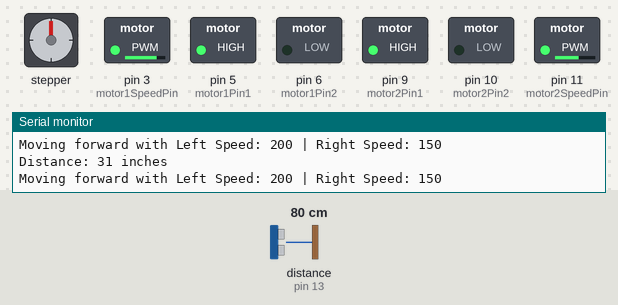
Bench run of a sketch on a simulated Arduino Uno, built with avr-gcc and run on an emulated ATmega328P. Parts: stepper motor, switched loads named in the sketch (green lamp = pin HIGH), the last lines printed to the serial monitor. Inputs (shaded band) come from the test bench; at power-on: distance to the obstacle (sensor on pin 13) 80 cm. The echo pulse lasts 58.3 µs per cm; stepper angles assume 2048 steps per turn.

Above: at 1.2 s.
1.3 s: distance to the obstacle (sensor on pin 13) set to 19 cm
2.8 s: distance to the obstacle (sensor on pin 13) set to 16 cm
At 5.3 s:
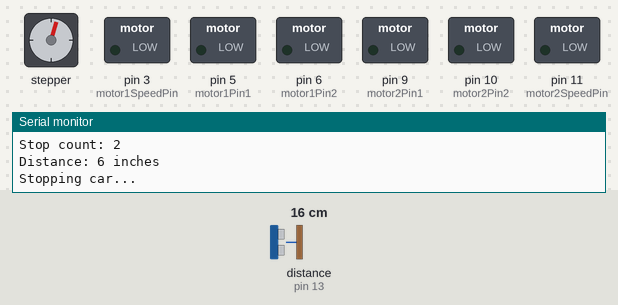
5.8 s: distance to the obstacle (sensor on pin 13) set to 30 cm
8.8 s: distance to the obstacle (sensor on pin 13) set to 36 cm
At 11.0 s:
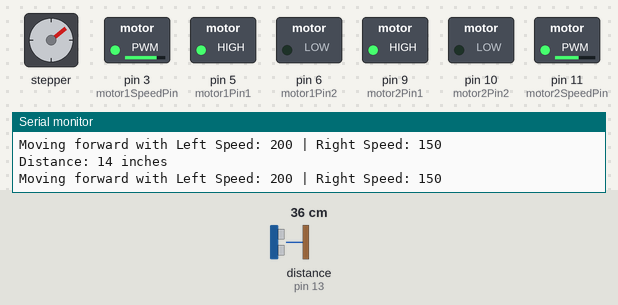
11.3 s: distance to the obstacle (sensor on pin 13) set to 2 cm
At 13.2 s:
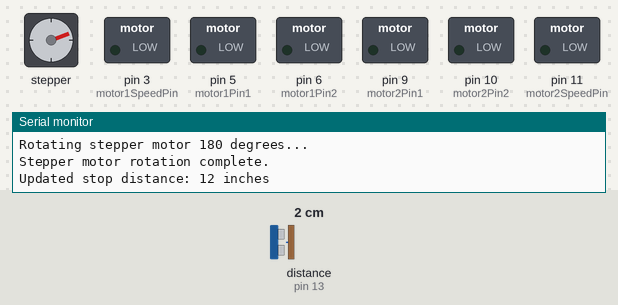
14.3 s: distance to the obstacle (sensor on pin 13) set to 120 cm
At 17.3 s:
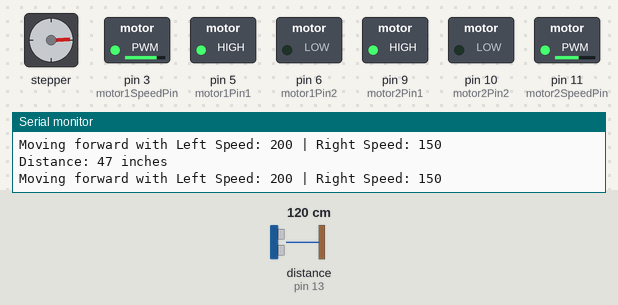
Timing chart, 0 to 18.3 s (numbered marks = the images above; inputs shaded):
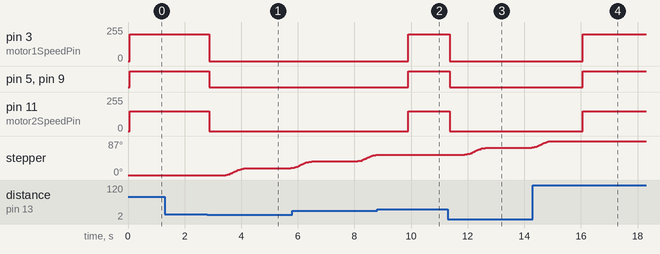

The sketch:

car_complete.ino
```cpp
#include <NewPing.h>
#include <AccelStepper.h>

// Define motor driver pins
const int motor1Pin1 = 5;
const int motor1Pin2 = 6;
const int motor2Pin1 = 9;
const int motor2Pin2 = 10;

// Define PWM pins for speed control
const int motor1SpeedPin = 3;  // PWM pin for motor1 speed (left motor)
const int motor2SpeedPin = 11; // PWM pin for motor2 speed (right motor)

// Ultrasonic sensor pins
const int trigPin = 12;
const int echoPin = 13;

// Initialize ultrasonic sensor (maximum distance in cm)
NewPing sonar(trigPin, echoPin, 200);

// Stepper motor setup
const int stepperPin1 = 2;
const int stepperPin2 = 4;
const int stepperPin3 = 7;
const int stepperPin4 = 8;
AccelStepper stepper(AccelStepper::FULL4WIRE, stepperPin1, stepperPin2, stepperPin3, stepperPin4);

// Adjustable parameters
int leftMotorSpeed = 200;       // Speed for the left motor (0-255)
int rightMotorSpeed = 150;      // Speed for the right motor (0-255)
int initialStopDistance = 6;    // Initial stop distance in inches
int sequentialStopDistance = 12; // Distance after first stop in inches
int numberOfStops = 9;          // Number of sequential stops after the first stop

// Define the number of steps needed for 180° rotation.
// For example, if your stepper has 200 steps per revolution, 180° = 100 steps.
// Adjust this value if you are using microstepping or a different motor.
const int stepsPer180Degrees = 100;

void setup() {
  Serial.begin(9600); // Start serial communication at 9600 baud
  Serial.println("Initializing setup...");

  // Set motor pins as outputs
  pinMode(motor1Pin1, OUTPUT);
  pinMode(motor1Pin2, OUTPUT);
  pinMode(motor2Pin1, OUTPUT);
  pinMode(motor2Pin2, OUTPUT);

  // Set PWM speed pins as outputs
  pinMode(motor1SpeedPin, OUTPUT);
  pinMode(motor2SpeedPin, OUTPUT);

  // Initialize stepper motor parameters
  stepper.setMaxSpeed(1000);   // Set maximum speed for stepper
  stepper.setAcceleration(500); // Set stepper acceleration

  Serial.println("Setup complete.");
}

void moveForward(int leftSpeed, int rightSpeed) {
  Serial.print("Moving forward with Left Speed: ");
  Serial.print(leftSpeed);
  Serial.print(" | Right Speed: ");
  Serial.println(rightSpeed);

  digitalWrite(motor1Pin1, HIGH);
  digitalWrite(motor1Pin2, LOW);
  digitalWrite(motor2Pin1, HIGH);
  digitalWrite(motor2Pin2, LOW);

  analogWrite(motor1SpeedPin, leftSpeed);
  analogWrite(motor2SpeedPin, rightSpeed);
}

void moveBackward(int leftSpeed, int rightSpeed) {
  Serial.print("Moving backward with Left Speed: ");
  Serial.print(leftSpeed);
  Serial.print(" | Right Speed: ");
  Serial.println(rightSpeed);

  digitalWrite(motor1Pin1, LOW);
  digitalWrite(motor1Pin2, HIGH);
  digitalWrite(motor2Pin1, LOW);
  digitalWrite(motor2Pin2, HIGH);

  analogWrite(motor1SpeedPin, leftSpeed);
  analogWrite(motor2SpeedPin, rightSpeed);
}

void stopCar() {
  Serial.println("Stopping car...");
  digitalWrite(motor1Pin1, LOW);
  digitalWrite(motor1Pin2, LOW);
  digitalWrite(motor2Pin1, LOW);
  digitalWrite(motor2Pin2, LOW);

  analogWrite(motor1SpeedPin, 0);
  analogWrite(motor2SpeedPin, 0);
}

long readDistance() {
  delay(50); // Allow sensor to settle
  unsigned int uS = sonar.ping(); // Get ping time in microseconds
  // Convert microseconds to inches using NewPing's constant US_ROUNDTRIP_IN
  long distanceInches = uS / US_ROUNDTRIP_IN;
  Serial.print("Distance: ");
  Serial.print(distanceInches);
  Serial.println(" inches");
  return distanceInches;
}

void rotateStepperMotor() {
  Serial.println("Rotating stepper motor 180 degrees...");
  // Calculate target position using the predefined steps for 180 degrees.
  long targetPosition = stepper.currentPosition() + stepsPer180Degrees;
  stepper.moveTo(targetPosition);
  // Run the stepper until the target is reached.
  while (stepper.distanceToGo() != 0) {
    stepper.run();
  }
  Serial.println("Stepper motor rotation complete.");
}

void loop() {
  for (int stopCount = 0; stopCount < numberOfStops; stopCount++) {
    Serial.print("Stop count: ");
    Serial.println(stopCount + 1);

    // Measure distance before moving
    long distance = readDistance();

    // Move forward until the car reaches the specified stop distance.
    while (distance > initialStopDistance) {
      moveForward(leftMotorSpeed, rightMotorSpeed);
      delay(100); // Allow some time for the movement
      distance = readDistance();
    }

    // Stop the car once the desired distance is reached.
    stopCar();
    delay(500); // Short pause before stepper rotation

    // Rotate the stepper motor 180 degrees.
    rotateStepperMotor();

    // Update stop distance after the first stop for subsequent stops.
    if (stopCount < numberOfStops - 1) {
      initialStopDistance = sequentialStopDistance;
      Serial.print("Updated stop distance: ");
      Serial.print(initialStopDistance);
      Serial.println(" inches");
    }

    // Pause before the car moves to the next stop.
    delay(1000);
  }

  // Final stop after completing all stops.
  stopCar();
  Serial.println("All stops completed. Car stopped.");
  while (true); // End the loop.
}
```

Measured:
- the behaviour switches between 18 and 17 cm on distance to the obstacle (sensor on pin 13) (found by bisection; images 0 and 1)
- the behaviour switches between 32 and 33 cm on distance to the obstacle (sensor on pin 13) (found by bisection; images 1 and 2)
- after the input at 2.8 s, pin 3 (motor1SpeedPin): 200/255 → 0/255 after 0.07 s; pin 5 (motor1Pin1), pin 9 (motor2Pin1): HIGH → LOW after 0.07 s; pin 11 (motor2SpeedPin): 150/255 → 0/255 after 0.07 s; stepper: turns 17° clockwise in 0.63 s, then 1° clockwise in 0.00 s
- after the input at 8.8 s, pin 3 (motor1SpeedPin): 0/255 → 200/255 after 1.1 s; pin 5 (motor1Pin1), pin 9 (motor2Pin1): LOW → HIGH after 1.1 s; pin 11 (motor2SpeedPin): 0/255 → 150/255 after 1.1 s; stepper: stops changing and stays 52°
- after the input at 11.3 s, pin 3 (motor1SpeedPin): 200/255 → 0/255 after 0.07 s; pin 5 (motor1Pin1), pin 9 (motor2Pin1): HIGH → LOW after 0.07 s; pin 11 (motor2SpeedPin): 150/255 → 0/255 after 0.07 s; stepper: turns 18° clockwise in 0.73 s, then 1° clockwise in 0.00 s
- after the input at 14.3 s, pin 3 (motor1SpeedPin): 0/255 → 200/255 after 1.8 s; pin 5 (motor1Pin1), pin 9 (motor2Pin1): LOW → HIGH after 1.8 s; pin 11 (motor2SpeedPin): 0/255 → 150/255 after 1.8 s; stepper: goes on until 14.9 s, then stays 87°
